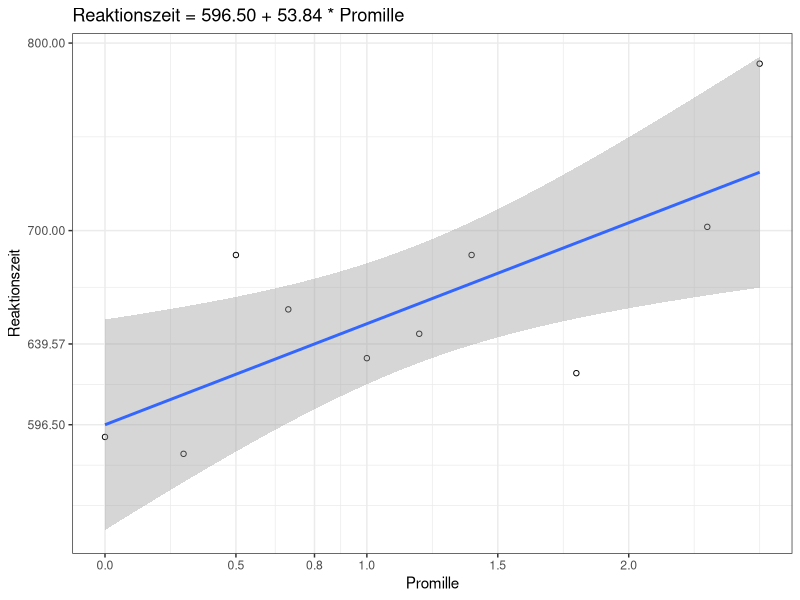

This chart was generated by the following R code:
# Daten eingeben
Alkohol <- data.frame(cbind(Promille=c( 0.0,0.3,0.5,0.7,1.0,1.2,1.4,1.8,2.3,2.5),Reaktionszeit=c(590,581,687,658,632,645,687,624,702,789)))

summary(Alkohol)

cov(Alkohol$Reaktionszeit, Alkohol$Promille) # Kovarianz berechnen
var(Alkohol$Promille)                        # Varianz berechnen

b=cov(Alkohol$Reaktionszeit, Alkohol$Promille)/+ # b berechnen und 
  var(Alkohol$Promille)                          # abspeichern 
b 

Regressionsmodell <-lm(Reaktionszeit ~ Promille, data=Alkohol) # Regressionsmodell definieren
summary(Regressionsmodell)


install.packages("ggplot2")

library(ggplot2)


ggplot(Alkohol, aes(x=Promille, y=Reaktionszeit)) +
  ggtitle("Reaktionszeit = 596.50 + 53.84 * Promille") +
  geom_point(shape=1) +
  geom_smooth(method=lm) +
  theme_bw() +
  scale_x_continuous(breaks=c(0.0, 0.5, 0.8, 1.0, 1.5, 2.0)) +
  scale_y_continuous(breaks=c(596.50,639.57, 700, 800))



